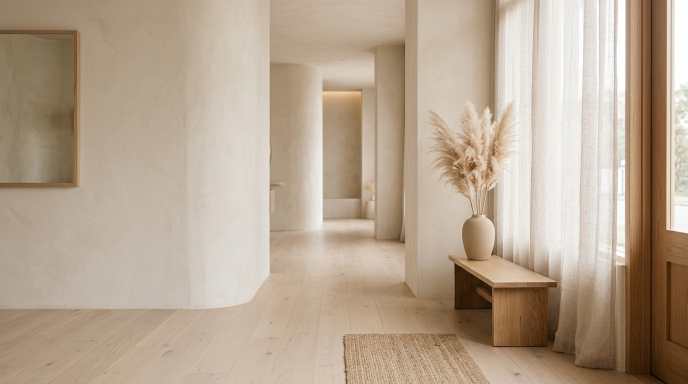
#> input picture images/_inbox/01_hero-home.jpg, 1376 x 768 px (shown at 1/2 size); its folder holds 4 pictures in this run
$ python import-images.py ../images/_inbox/01_hero-home.jpg
#> lines starting #> are read from the running program, lines starting #| are printed output that depends on the picture
#!/usr/bin/env python3
"""
images/_inbox/ に置かれた画像を、サイトの正しいスロットへ自動で取り込むスクリプト。

やること:
  1. _inbox/ の画像を読む（ファイル名は多少ゆるくてもOK。キーワードで自動判定）
  2. スロットごとの規定アスペクト比に中央クロップ
  3. 規定の幅にリサイズし、JPEG で圧縮（目標 300KB 以下）
  4. images/<正式名>.jpg として保存
  5. 取り込めたものは _inbox/ から削除

使い方:
  python3 tools/import-images.py            # 取り込み実行
  python3 tools/import-images.py --dry-run  # 判定結果だけ表示（保存しない）
"""
import os, sys, re, shutil
from PIL import Image, ImageOps

ROOT   = os.path.dirname(os.path.dirname(os.path.abspath(__file__)))
IMAGES = os.path.join(ROOT, "images")
INBOX  = os.path.join(IMAGES, "_inbox")

# 正式名 → (アスペクト比 w/h, 出力幅, 判定キーワード)
# キーワードはファイル名を小文字化して部分一致で探す。先に書いたものが優先。
SLOTS = [
    ("hero-home",       (16, 9),  1920, ["hero-home", "herohome", "home-hero", "01", "メイン", "トップ"]),
    ("concept",         (21, 9),  1920, ["concept", "コンセプト", "02"]),
    ("tile-yonua",      (4, 3),   1200, ["tile-yonua", "tileyonua", "03"]),
    ("tile-pianeta",    (4, 3),   1200, ["tile-pianeta", "tilepianeta", "04"]),
    ("tile-uru",        (4, 3),   1200, ["tile-uru", "tileuru", "05"]),
    ("tile-luster",     (4, 3),   1200, ["tile-luster", "tileluster", "06"]),
    ("tile-noiru",      (4, 3),   1200, ["tile-noiru", "tilenoiru", "07"]),
    ("tile-pilates",    (4, 3),   1200, ["tile-pilates", "tilepilates", "08"]),
    ("tile-uur",        (4, 3),   1200, ["tile-uur", "tileuur", "09"]),
    ("tile-bar",        (4, 3),   1200, ["tile-bar", "tilebar", "10"]),
    ("hero-nail",       (16, 9),  1920, ["hero-nail", "heronail", "11"]),
    ("salon-pianeta",   (4, 3),   1200, ["salon-pianeta", "salonpianeta", "pianeta", "12"]),
    ("salon-uru",       (4, 3),   1200, ["salon-uru", "salonuru", "uru", "13"]),
    ("salon-yonua",     (4, 3),   1200, ["salon-yonua", "salonyonua", "14"]),
    ("yonua-maruyama",  (4, 3),   1200, ["maruyama", "円山", "yonua-maru", "15"]),
    ("hero-esthetic",   (16, 9),  1920, ["hero-esthetic", "heroesthetic", "16"]),
    ("luster-room",     (4, 3),   1200, ["luster-room", "lusterroom", "luster", "17"]),
    ("hero-eye",        (16, 9),  1920, ["hero-eye", "heroeye", "18"]),
    ("noiru-salon",     (4, 3),   1200, ["noiru-salon", "noirusalon", "noiru", "19"]),
    ("hero-pilates",    (16, 9),  1920, ["hero-pilates", "heropilates", "20"]),
    ("pilates-studio",  (21, 9),  1920, ["pilates-studio", "pilatesstudio", "pilates", "21"]),
    ("hero-dog",        (16, 9),  1920, ["hero-dog", "herodog", "22"]),
    ("uur-trimming",    (16, 10), 1400, ["trimming", "トリミング", "uur-trim", "23"]),
    ("oyatsu",          (16, 10), 1400, ["oyatsu", "おやつ", "treat", "24"]),
    ("hero-bar",        (16, 9),  1920, ["hero-bar", "herobar", "25"]),
    ("bar-interior",    (21, 9),  1920, ["bar-interior", "barinterior", "interior", "26"]),
]
EXTS = (".jpg", ".jpeg", ".png", ".webp", ".avif", ".jfif")
TARGET_KB = 300


def match_slot(filename, taken):
    """ファイル名から正式スロット名を推定。既に埋まったスロットは飛ばす。"""
#> called with filename = '01_hero-home.jpg'
    name = os.path.splitext(filename)[0].lower().replace("_", "-").replace(" ", "-")
    # ① 正式名と完全一致 / 前方一致
    for slot, ar, w, kws in SLOTS:
        if slot in taken:
            continue
        if name == slot or name.startswith(slot):
            return slot, ar, w
    # ② キーワード一致（長いキーワードから順に見て誤爆を減らす）
    best = None
    for slot, ar, w, kws in SLOTS:
        if slot in taken:
            continue
        for kw in sorted(kws, key=len, reverse=True):
            if kw in name:
                if best is None or len(kw) > best[3]:
                    best = (slot, ar, w, len(kw))
                break
    if best:
        return best[0], best[1], best[2]
    return None, None, None


def process(src, slot, ar, width, dry=False):
#> called with src = 'images/_inbox/01_hero-home.jpg', slot = 'hero-home', ar = (16, 9), width = 1920, dry = False
    im = Image.open(src)
#> im is the input picture: PIL image 1376x768 RGB; mean R, G, B 182.5, 164.3, 144.5
    im = ImageOps.exif_transpose(im)          # 回転情報を反映
    if im.mode in ("RGBA", "LA", "P"):        # 透過は白背景に載せる
        bg = Image.new("RGB", im.size, (255, 255, 255))
        im = im.convert("RGBA")
        bg.paste(im, mask=im.split()[-1])
        im = bg
    else:
        im = im.convert("RGB")

    target_ratio = ar[0] / ar[1]
    w, h = im.size
#> w = 1376; h = 768
    cur = w / h
#> cur = 1.79
    # 中央クロップして規定比率に合わせる
    if abs(cur - target_ratio) > 0.01:
        if cur > target_ratio:                 # 横に広い → 左右を削る
            nw = int(h * target_ratio)
#> nw = 1365
            left = (w - nw) // 2
#> left = 5
            im = im.crop((left, 0, left + nw, h))
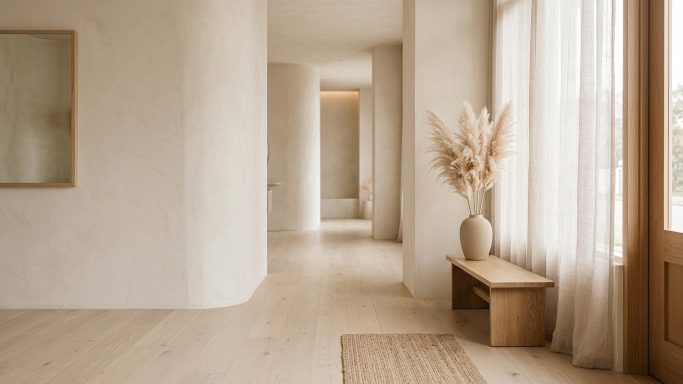
#> im: PIL image 1365x768 RGB (shown at 1/2 size); mean R, G, B 182.6, 164.4, 144.6
        else:                                  # 縦に長い → 上下を削る
            nh = int(w / target_ratio)
            top = (h - nh) // 2
            im = im.crop((0, top, w, top + nh))

    if im.width > width:
        im = im.resize((width, int(width / target_ratio)), Image.LANCZOS)

    out = os.path.join(IMAGES, slot + ".jpg")
    if dry:
        return out, im.size, None

    # 目標容量に収まるまで品質を落とす
    for q in (86, 80, 74, 68, 62, 56):
        im.save(out, "JPEG", quality=q, optimize=True, progressive=True)
        kb = os.path.getsize(out) / 1024
        if kb <= TARGET_KB:
            break
    return out, im.size, kb


def main():
    dry = "--dry-run" in sys.argv
    if not os.path.isdir(INBOX):
        print("images/_inbox/ がありません。作成します。")
        os.makedirs(INBOX, exist_ok=True)
        return 0

    files = sorted(f for f in os.listdir(INBOX)
                   if f.lower().endswith(EXTS) and not f.startswith("."))
    if not files:
        print("images/_inbox/ に画像がありません。")
        return 0

    taken, done, skipped = set(), [], []
    print(f"{len(files)} 件を処理します{'（ドライラン）' if dry else ''}\n")
    for f in files:
        src = os.path.join(INBOX, f)
        slot, ar, width = match_slot(f, taken)
        if not slot:
            skipped.append((f, "スロット名を判定できませんでした"))
            continue
        try:
            out, size, kb = process(src, slot, ar, width, dry)
#> size = (1365, 768); kb = 118.3
        except Exception as e:
            skipped.append((f, f"読み込み失敗: {e}"))
            continue
        taken.add(slot)
        done.append((f, slot, size, kb))
        size_s = f"{size[0]}x{size[1]}"
#> size_s = '1365x768'
        kb_s = f"{kb:.0f}KB" if kb else "-"
#> kb_s = '118KB'
        print(f"  ✓ {f}\n      → images/{slot}.jpg  {size_s}  {kb_s}")
#|   ✓ 01_hero-home.jpg
#|       → images/hero-home.jpg  1365x768  118KB
        if not dry:
            os.remove(src)
#> pass 2 of the loop in main, `for f in files:`:
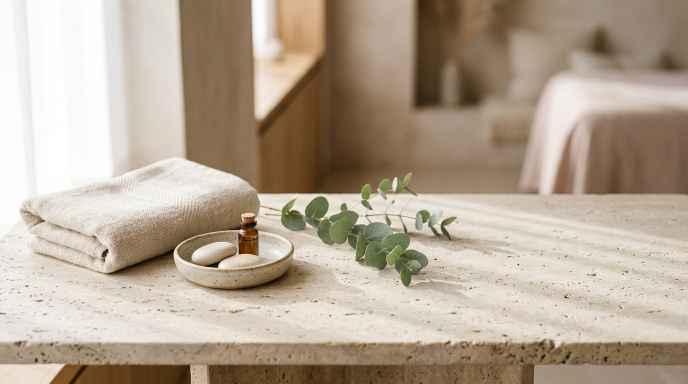
#> input picture images/_inbox/02_concept.jpg, 1376 x 768 px (shown at 1/2 size)
#> in process, im is the input picture: PIL image 1376x768 RGB; mean R, G, B 180.3, 165.3, 147.6
#> in process (call 2), `im = im.crop((0, top, w, top + nh))`:
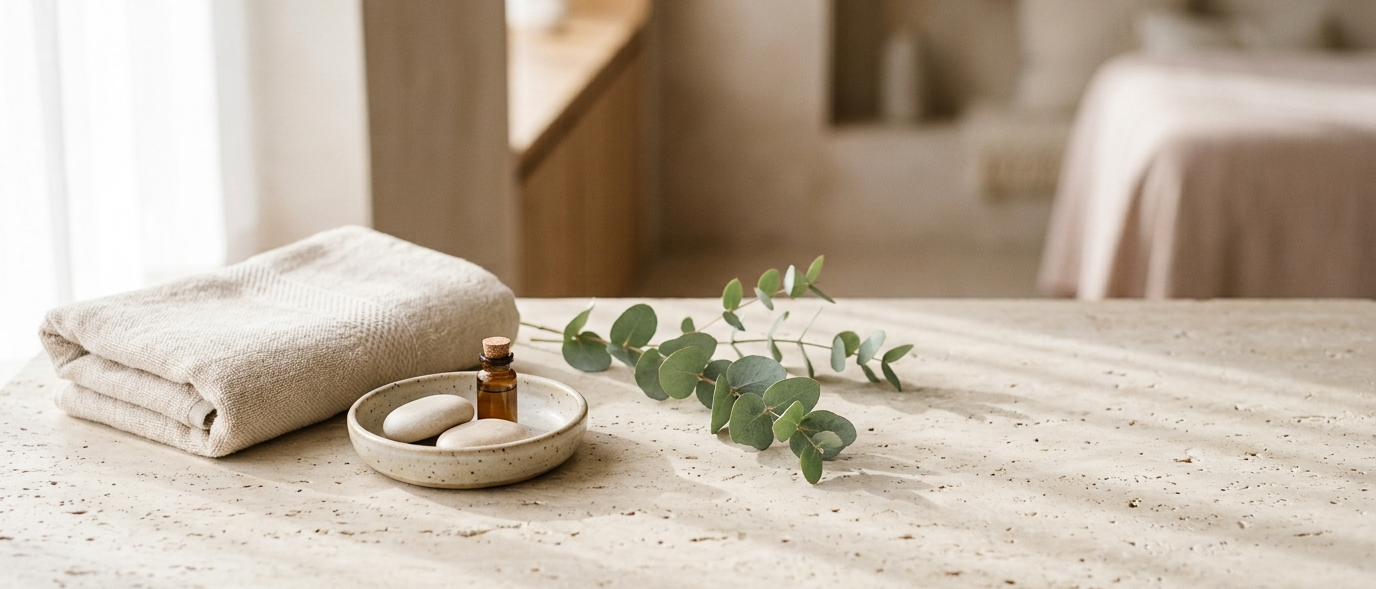
#> im: PIL image 1376x589 RGB; mean R, G, B 187.2, 173.5, 157.1
#> size = (1376, 589); kb = 108.5
#> size_s = '1376x589'
#> kb_s = '108KB'
#|   ✓ 02_concept.jpg
#|       → images/concept.jpg  1376x589  108KB

    if skipped:
        print("\n取り込めなかったファイル:")
        for f, why in skipped:
            print(f"  ✗ {f} … {why}")
        print("\n  → ファイル名に slot 名（例: tile-noiru）か番号（例: 07）を入れてください。")

    remaining = [s[0] for s in SLOTS
                 if not os.path.exists(os.path.join(IMAGES, s[0] + ".jpg"))]
    print(f"\n取り込み {len(done)} 件 / 未着 {len(remaining)} 件")
    if remaining:
        print("未着:", ", ".join(remaining))
    return 0


if __name__ == "__main__":
    sys.exit(main())
#> (the program exits here)
